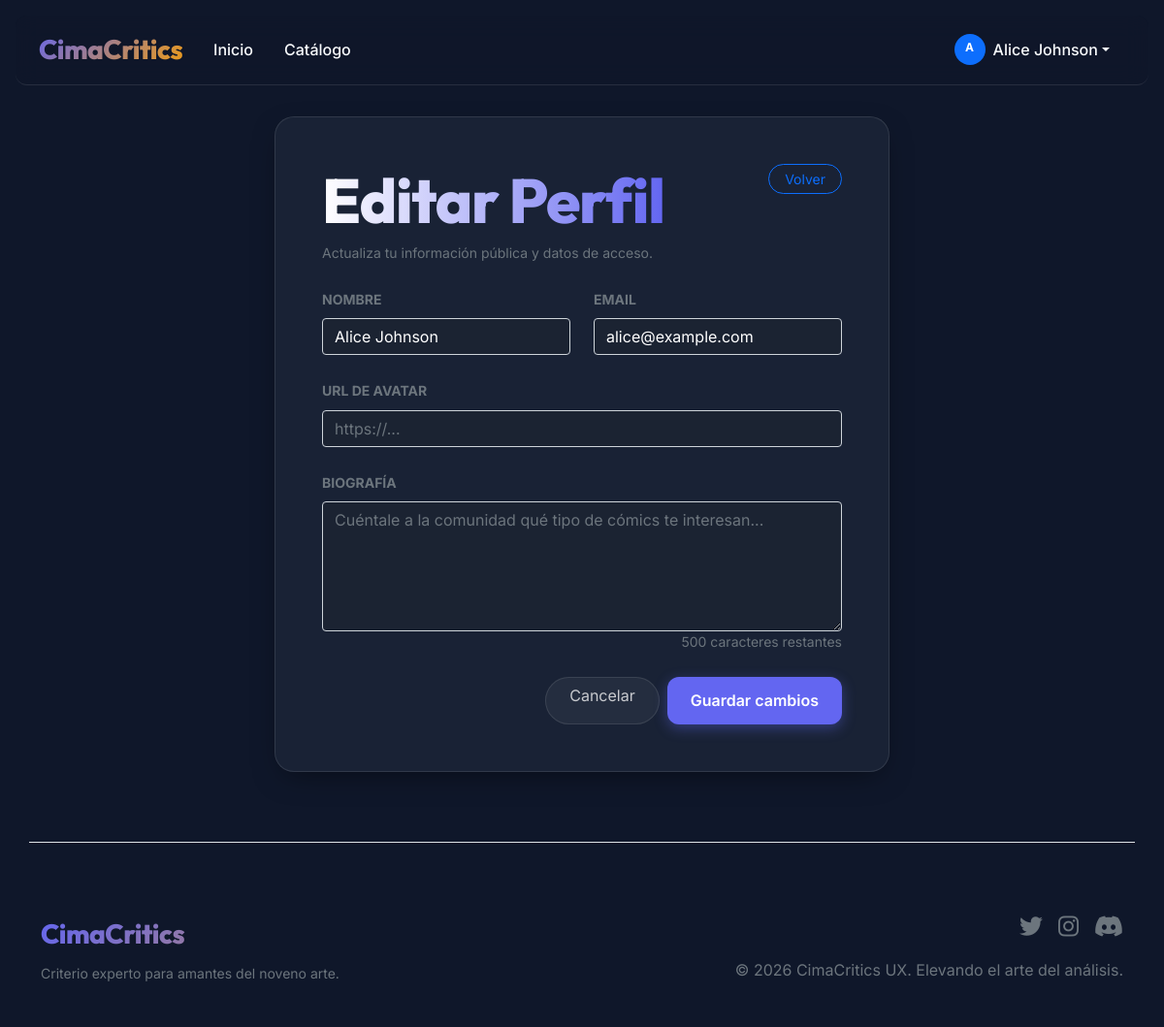
/perfil/edit (signed in), run on the app's committed database.
### models/__init__.py (models this page shows, shortened)
class Usuario(UserMixin, db.Model):
    __tablename__ = 'usuario'
    id = db.Column(db.Integer, primary_key=True)
    nombre = db.Column(db.String(64), nullable=False)
    email = db.Column(db.String(120), unique=True, nullable=False)
    contraseña_hash = db.Column(db.String(128), nullable=False)
    fecha_registro = db.Column(db.DateTime, default=datetime.utcnow)
    es_admin = db.Column(db.Boolean, default=False)
    es_moderador = db.Column(db.Boolean, default=False)
    bio = db.Column(db.Text)
    avatar_url = db.Column(db.String(256))
    seguidores_count = db.Column(db.Integer, default=0)
    siguiendo_count = db.Column(db.Integer, default=0)
    reviews = db.relationship('Review', backref='autor', lazy='dynamic')
    comentarios = db.relationship('Comentario', backref='autor', lazy='dynamic')
    reportes = db.relationship('Reporte', backref='reportador', lazy='dynamic')
    seguidores = db.relationship('Seguimiento', foreign_keys='Seguimiento.seguido_id', backref='seguido', lazy='dynamic')
    siguiendo = db.relationship('Seguimiento', foreign_keys='Seguimiento.seguidor_id', backref='seguidor', lazy='dynamic')
    comics_guardados = db.relationship('ComicGuardado', backref='usuario', lazy='dynamic', cascade='all, delete-orphan')

### routes/main.py (the view, shortened to what this page needs)
@app.route('/perfil/edit', methods=['GET', 'POST'])
@login_required
def edit_profile():
    form = ProfileForm()
    if request.method == 'GET':
        form.nombre.data = current_user.nombre
        form.email.data = current_user.email
        form.bio.data = current_user.bio
        form.avatar_url.data = current_user.avatar_url
    return render_template('edit_profile.html', title='Editar Perfil', form=form)

### routes/main.py
class ProfileForm(FlaskForm):
    nombre = StringField('Nombre', validators=[DataRequired(), Length(min=2, max=64)])
    email = StringField('Email', validators=[DataRequired(), Email(), Length(max=120)])
    bio = TextAreaField('Biografía', validators=[Length(max=500)])
    avatar_url = StringField('URL de avatar', validators=[Length(max=256)])
    submit = SubmitField('Guardar perfil')

### routes/main.py (called while the page is built)
@login.user_loader
def load_user(user_id):
    return Usuario.query.get(int(user_id))

### templates/edit_profile.html (shortened to what this page needs)
{% extends "base.html" %}
{% block content %}
<div class="row justify-content-center">
    <div class="col-lg-7">
        <div class="glass-card p-4 p-md-5">
            <div class="d-flex justify-content-between align-items-start mb-4">
                <div>
                    <h1 class="title-gradient h2 mb-1">Editar Perfil</h1>
                    <p class="text-muted small mb-0">Actualiza tu información pública y datos de acceso.</p>
                </div>
                <a href="{{ url_for('perfil', user_id=current_user.id) }}" class="btn btn-sm btn-outline-primary rounded-pill px-3">
                    Volver
                </a>
            </div>
            <form method="POST">
                <div class="row g-4">
                    <div class="col-md-6">
                        {{ form.nombre.label(class="form-label text-muted small fw-bold text-uppercase") }}
                        {{ form.nombre(class="form-control bg-dark bg-opacity-25 border-glass text-white") }}
                    </div>
                    <div class="col-md-6">
                        {{ form.email.label(class="form-label text-muted small fw-bold text-uppercase") }}
                        {{ form.email(class="form-control bg-dark bg-opacity-25 border-glass text-white") }}
                    </div>
                    <div class="col-12">
                        {{ form.avatar_url.label(class="form-label text-muted small fw-bold text-uppercase") }}
                        {{ form.avatar_url(class="form-control bg-dark bg-opacity-25 border-glass text-white", placeholder="https://...") }}
                    </div>
                    <div class="col-12">
                        {{ form.bio.label(class="form-label text-muted small fw-bold text-uppercase") }}
                        {{ form.bio(class="form-control bg-dark bg-opacity-25 border-glass text-white", rows="5", placeholder="Cuéntale a la comunidad qué tipo de cómics te interesan...") }}
                    </div>
                </div>
                <div class="d-flex justify-content-end gap-2 mt-4">
                    <a href="{{ url_for('perfil', user_id=current_user.id) }}" class="btn btn-outline-glass rounded-pill px-4">Cancelar</a>
                    <button type="submit" class="btn-premium px-4">Guardar cambios</button>
                </div>
            </form>
        </div>
    </div>
</div>
{% endblock %}

### templates/base.html (shortened to what this page needs)
<!DOCTYPE html>
<html lang="es">
<head>
    <link href="https://cdn.jsdelivr.net/npm/bootstrap@5.1.3/dist/css/bootstrap.min.css" rel="stylesheet">
    <link href="https://cdnjs.cloudflare.com/ajax/libs/font-awesome/6.0.0/css/all.min.css" rel="stylesheet">
    <link href="{{ url_for('static', filename='css/style.css') }}" rel="stylesheet">
</head>
<body>
    <nav class="navbar navbar-expand-lg navbar-dark glass-nav">
        <div class="container-fluid px-4">
            <a class="navbar-brand" href="{{ url_for('index') }}">
                CimaCritics
            </a>
            <div class="collapse navbar-collapse" id="navbarNav">
                <ul class="navbar-nav me-auto">
                    <li class="nav-item">
                        <a class="nav-link" href="{{ url_for('index') }}">Inicio</a>
                    </li>
                    <li class="nav-item">
                        <a class="nav-link" href="{{ url_for('comics') }}">Catálogo</a>
                    </li>
                </ul>
                <ul class="navbar-nav ms-auto align-items-center">
                    {% if current_user.is_authenticated %}
                        <li class="nav-item dropdown">
                            <a class="nav-link dropdown-toggle d-flex align-items-center" href="#" id="navbarDropdown" role="button" data-bs-toggle="dropdown">
                                <span class="badge bg-primary rounded-circle p-2 me-2" style="width: 32px; height: 32px;">{{ current_user.nombre[0]|upper }}</span>
                                {{ current_user.nombre }}
                            </a>
                        </li>
                    {% endif %}
                </ul>
            </div>
        </div>
    </nav>
    <main class="container-fluid px-lg-5 mt-5">
        {% block content %}{% endblock %}
    </main>
    <footer class="mt-5 py-5">
        <div class="container">
            <div class="row g-4 align-items-center border-top border-glass pt-5">
                <div class="col-md-6">
                    <h5 class="navbar-brand mb-2">CimaCritics</h5>
                    <p class="text-muted small">Criterio experto para amantes del noveno arte.</p>
                </div>
                <div class="col-md-6 text-md-end">
                    <div class="d-flex justify-content-md-end gap-3 mb-3">
                        <a href="#" class="text-muted hover-primary"><i class="fab fa-twitter fs-4"></i></a>
                        <a href="#" class="text-muted hover-primary"><i class="fab fa-instagram fs-4"></i></a>
                        <a href="#" class="text-muted hover-primary"><i class="fab fa-discord fs-4"></i></a>
                    </div>
                    <p class="text-muted x-small">&copy; 2026 CimaCritics UX. Elevando el arte del análisis.</p>
                </div>
            </div>
        </div>
    </footer>
</body>
</html>

### static/css/style.css (style rules this page uses)
:root { --primary: #6366f1; --primary-hover: #4f46e5; --secondary: #f59e0b; --accent: #10b981; --bg-main: #0f172a; --bg-card: rgba(30, 41, 59, 0.7); --bg-navbar: rgba(15, 23, 42, 0.8); --text-main: #f8fafc; --text-muted: #94a3b8; --border-glass: rgba(255, 255, 255, 0.1); --radius-lg: 1.25rem; --radius-md: 0.75rem; --transition-smooth: all 0.3s cubic-bezier(0.4, 0, 0.2, 1); --glass-blur: blur(12px); --shadow-premium: 0 10px 30px -10px rgba(0, 0, 0, 0.5); }
body { font-family: 'Inter', sans-serif; background-color: var(--bg-main); color: var(--text-main); line-height: 1.6; overflow-x: hidden; }
h1, h2, h3, h4, .navbar-brand { font-family: 'Outfit', sans-serif; letter-spacing: -0.02em; }
.glass-card { background: var(--bg-card); backdrop-filter: var(--glass-blur); -webkit-backdrop-filter: var(--glass-blur); border: 1px solid var(--border-glass); border-radius: var(--radius-lg); box-shadow: var(--shadow-premium); transition: var(--transition-smooth); }
.glass-nav { background: var(--bg-navbar); backdrop-filter: var(--glass-blur); -webkit-backdrop-filter: var(--glass-blur); border-bottom: 1px solid var(--border-glass); position: sticky; top: 1rem; margin: 0 1rem; z-index: 1000; border-radius: var(--radius-md); }
.navbar-brand { font-weight: 800; font-size: 1.75rem; background: linear-gradient(135deg, var(--primary), var(--secondary)); -webkit-background-clip: text; background-clip: text; -webkit-text-fill-color: transparent; }
.nav-link { color: var(--text-main) !important; font-weight: 500; padding: 0.5rem 1rem !important; transition: var(--transition-smooth); }
.title-gradient { font-size: 4rem; font-weight: 800; margin-bottom: 1.5rem; background: linear-gradient(to right, #fff, var(--primary)); -webkit-background-clip: text; background-clip: text; -webkit-text-fill-color: transparent; }
.btn-premium { background: var(--primary); color: white; border: none; border-radius: var(--radius-md); padding: 0.75rem 2rem; font-weight: 600; transition: var(--transition-smooth); box-shadow: 0 4px 14px 0 rgba(99, 102, 241, 0.39); }

### templates/edit_profile.html (style rules this page uses)
.btn-outline-glass { background: rgba(255, 255, 255, 0.05); border: 1px solid rgba(255, 255, 255, 0.1); color: rgba(255, 255, 255, 0.75); }

### data on the page
Usuario: nombre "A", nombre "Alice Johnson", email "alice@example.com"
